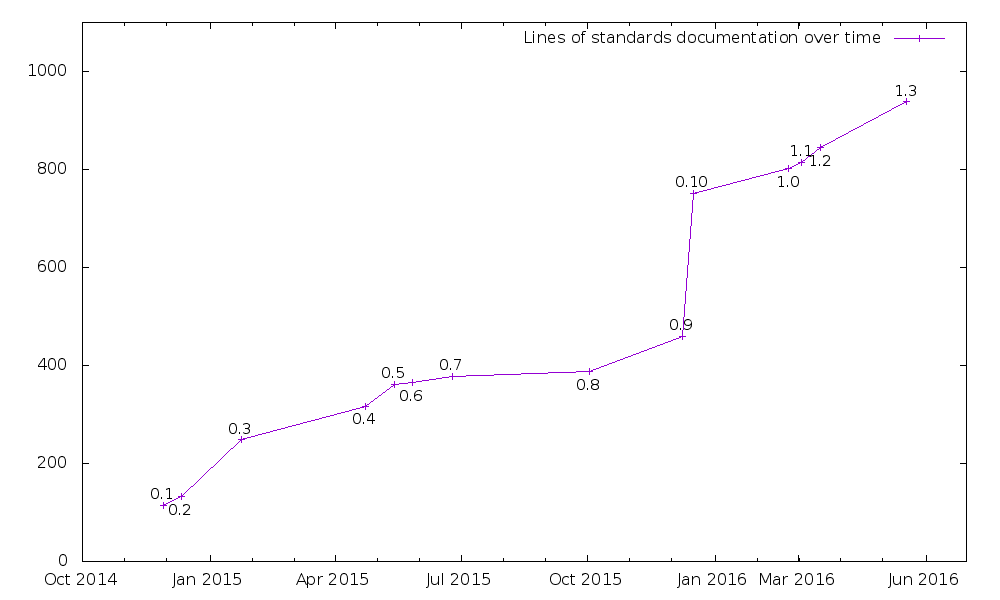

Source code (gnuplot):
set terminal png size 1000, 600
set output "ansible-docs.png"
set xdata time
set timefmt "%Y-%m-%dT%H:%M:%S+10:00"
set xtics format "%b %Y"
# 30 days is approx 2.6M seconds
set xtics "2014-09-31T00:00:00+10:00", 78E5, "2016-06-31T00:00:00+10:00"
set xrange ["2014-09-31T00:00:00+10:00":"2016-06-31T00:00:00+10:00"]
set yrange [0:1100]
plot 'ansible-docs.dat' using 1:3 title "Lines of standards documentation over time" with linespoints, \
                     '' using 1:($3+(int($2*10)%2 ? 20 : -30)):2 with labels notitle font ",11"
